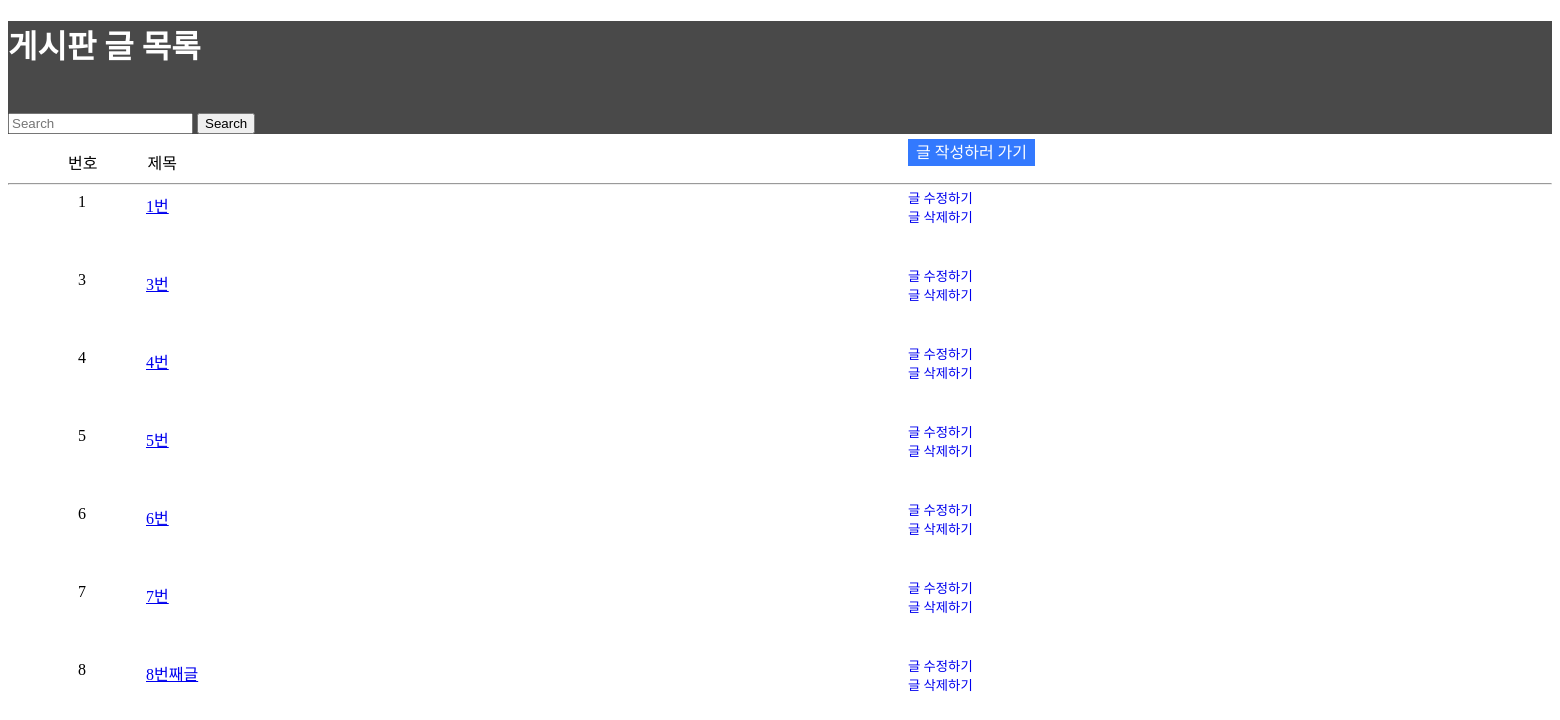
/boards/, run on an earlier commit of the app's database.
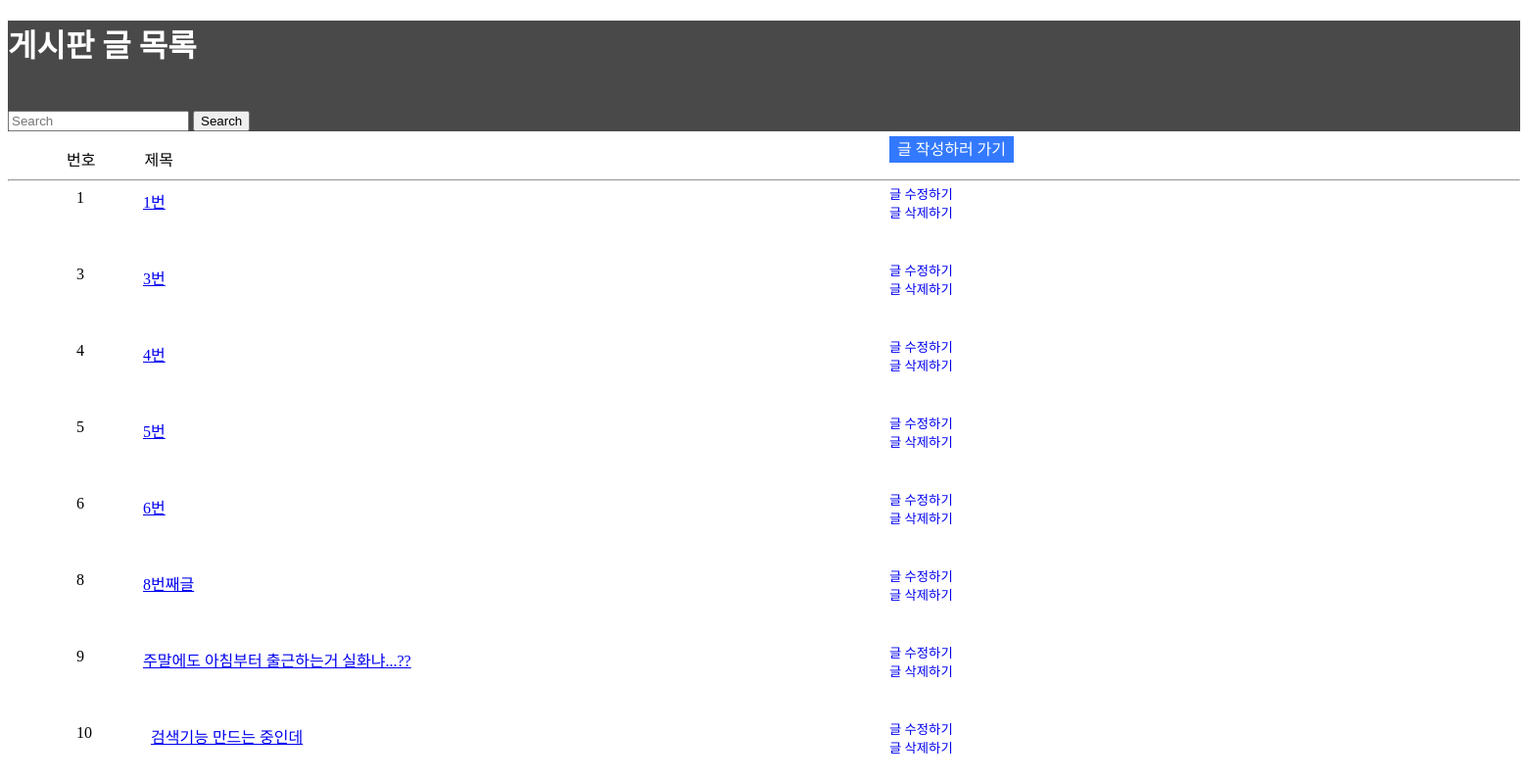
And on a later commit of the database.
### Boards/models.py (models this page shows)
class Board(models.Model):
    title = models.CharField(max_length = 100)
    content = models.TextField()

### Boards/views.py (the view)
# urls.py: path('', views.Boards, name = 'Boards'),
def Boards(request):
    board = Board.objects.all()
    context = { 'board' : board }
    return render(request, 'index/Boards.html', context)

### templates/index/Boards.html (shortened to what this page needs)
<!DOCTYPE html>
<html lang="en">
<head>
</head>
<body>
    <div style = "background-color: rgb(73, 73, 73);">
        <h1 style = "color : white">게시판 글 목록</h1>
        <a href="/boards/create/" style="position:relative; top: 50px; left: 900px; color: #ffffff;
        background: #3379FE; padding: 0.3em 0.5em; margin-right: 0.1em; text-decoration:none">글 작성하러 가기</a>
        <form action="/boards/search/" method="POST">
            <input type="search" placeholder="Search" name="keyWord" value="{{keyWord}}">
            <button type="submit">Search</button>
        </form>
    </div>
    <div style = "height: 25px;">
        <ul>
            <li style = "list-style: none; float: left; margin-left: 20px;">번호</li>
            <li style = "list-style: none; float: left; margin-left: 50px;">제목</li>
        </ul>
    </div>
    <div>
        <hr>
        {% for a in board %}
            <div style = "height: 40px;">
                <li style = "list-style: none; float: left; margin-left: 70px;">
                    {{ a.id }}
                </li>
                <li style = "list-style: none; float: left; margin-left: 60px;">
                    <a href = "/boards/{{a.pk}}/">{{ a.title }}</a>
                </li>
            </div>
            <div style = "position: relative; top: -45px; left: 900px;">
                <small><a href="{% url 'Boards:update' a.id %}" style = "text-decoration:none">글 수정하기</a></small><br>
                <small><a href="{% url 'Boards:delete' a.id %}" style = "text-decoration:none">글 삭제하기</a></small>
            </div>
        {% endfor %}
    </div>
</body>
</html>

What changed in the data, as far as the page shows it:
removed Board: id "7", title "7번"
added Board: id "9", title "주말에도 아침부터 출근하는거 실화냐...??"
added Board: id "10", title "검색기능 만드는 중인데"
